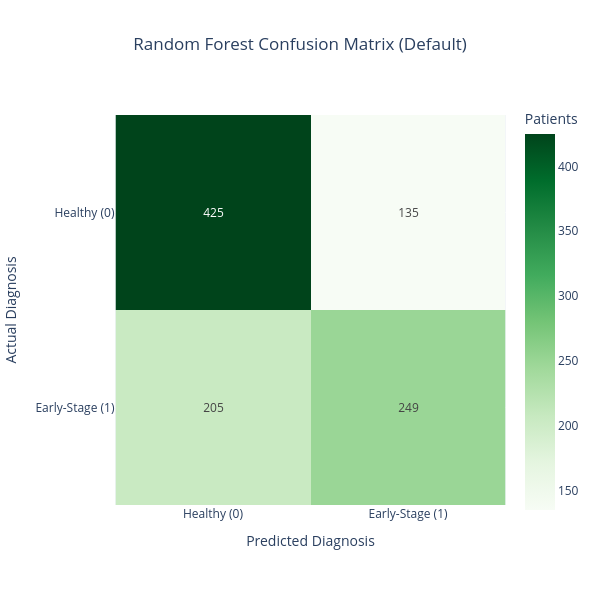

Notebook source saved alongside this figure:
### Markdown cell above
A. Confusion Matrix

### Code cell
cm_rf = confusion_matrix(y_test, y_pred_rf)
fig_rf_cm = px.imshow(cm_rf, text_auto=True, color_continuous_scale='Greens',
                   labels=dict(x="Predicted Diagnosis", y="Actual Diagnosis", color="Patients"),
                   x=['Healthy (0)', 'Early-Stage (1)'],
                   y=['Healthy (0)', 'Early-Stage (1)'],
                   title="Random Forest Confusion Matrix (Default)")
fig_rf_cm.update_layout(title_x=0.5, width=600, height=600)
fig_rf_cm.show()

### Figure 1 — Plotly figure (JSON) as saved in the notebook; plotly's stock layout.template omitted (floating-point values rounded to 4 significant figures)
{"data": [{"coloraxis": "coloraxis", "hovertemplate": "Predicted Diagnosis: %{x}<br>Actual Diagnosis: %{y}<br>Patients: %{z}<extra></extra>", "name": "0", "texttemplate": "%{z}", "type": "heatmap", "x": ["Healthy (0)", "Early-Stage (1)"], "xaxis": "x", "y": ["Healthy (0)", "Early-Stage (1)"], "yaxis": "y", "z": [[425, 135], [205, 249]]}], "layout": {"coloraxis": {"colorbar": {"title": {"text": "Patients"}}, "colorscale": [[0, "rgb(247,252,245)"], [0.125, "rgb(229,245,224)"], [0.25, "rgb(199,233,192)"], [0.375, "rgb(161,217,155)"], [0.5, "rgb(116,196,118)"], [0.625, "rgb(65,171,93)"], [0.75, "rgb(35,139,69)"], [0.875, "rgb(0,109,44)"], [1, "rgb(0,68,27)"]]}, "height": 600, "title": {"text": "Random Forest Confusion Matrix (Default)", "x": 0.5}, "width": 600, "xaxis": {"anchor": "y", "constrain": "domain", "domain": [0, 1], "scaleanchor": "y", "title": {"text": "Predicted Diagnosis"}}, "yaxis": {"anchor": "x", "autorange": "reversed", "constrain": "domain", "domain": [0, 1], "title": {"text": "Actual Diagnosis"}}}}
